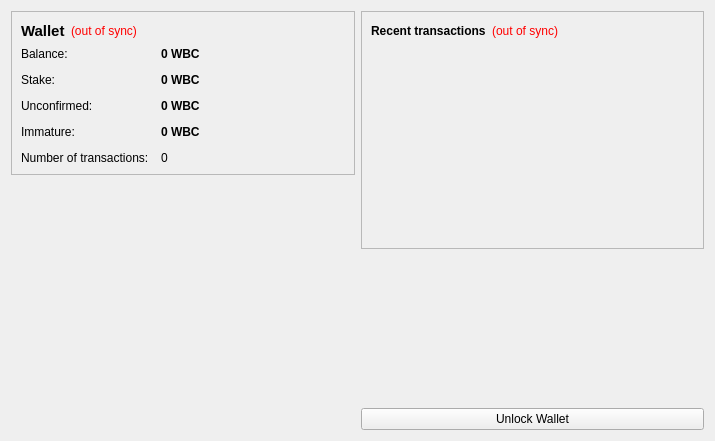
<?xml version="1.0" encoding="UTF-8"?>
<ui version="4.0">
 <class>OverviewPage</class>
 <widget class="QWidget" name="OverviewPage">
  <property name="geometry">
   <rect>
    <x>0</x>
    <y>0</y>
    <width>715</width>
    <height>441</height>
   </rect>
  </property>
  <property name="windowTitle">
   <string>Form</string>
  </property>
  <layout class="QHBoxLayout" name="horizontalLayout" stretch="1,1">
   <item>
    <layout class="QVBoxLayout" name="verticalLayout_2">
     <item>
      <widget class="QFrame" name="frame">
       <property name="frameShape">
        <enum>QFrame::StyledPanel</enum>
       </property>
       <property name="frameShadow">
        <enum>QFrame::Raised</enum>
       </property>
       <layout class="QVBoxLayout" name="verticalLayout_4">
        <item>
         <layout class="QHBoxLayout" name="horizontalLayout_4">
          <item>
           <widget class="QLabel" name="label_5">
            <property name="font">
             <font>
              <pointsize>11</pointsize>
              <weight>75</weight>
              <bold>true</bold>
             </font>
            </property>
            <property name="text">
             <string>Wallet</string>
            </property>
           </widget>
          </item>
          <item>
           <widget class="QLabel" name="labelWalletStatus">
            <property name="toolTip">
             <string>The displayed information may be out of date. Your wallet automatically synchronizes with the LxcCoin network after a connection is established, but this process has not completed yet.</string>
            </property>
            <property name="styleSheet">
             <string notr="true">QLabel { color: red; }</string>
            </property>
            <property name="text">
             <string notr="true">(out of sync)</string>
            </property>
            <property name="alignment">
             <set>Qt::AlignLeading|Qt::AlignLeft|Qt::AlignVCenter</set>
            </property>
           </widget>
          </item>
          <item>
           <spacer name="horizontalSpacer_2">
            <property name="orientation">
             <enum>Qt::Horizontal</enum>
            </property>
            <property name="sizeHint" stdset="0">
             <size>
              <width>40</width>
              <height>20</height>
             </size>
            </property>
           </spacer>
          </item>
         </layout>
        </item>
        <item>
         <layout class="QFormLayout" name="formLayout_2">
          <property name="fieldGrowthPolicy">
           <enum>QFormLayout::AllNonFixedFieldsGrow</enum>
          </property>
          <property name="horizontalSpacing">
           <number>12</number>
          </property>
          <property name="verticalSpacing">
           <number>12</number>
          </property>
          <item row="0" column="0">
           <widget class="QLabel" name="label">
            <property name="text">
             <string>Balance:</string>
            </property>
           </widget>
          </item>
          <item row="0" column="1">
           <widget class="QLabel" name="labelBalance">
            <property name="font">
             <font>
              <weight>75</weight>
              <bold>true</bold>
             </font>
            </property>
            <property name="cursor">
             <cursorShape>IBeamCursor</cursorShape>
            </property>
            <property name="toolTip">
             <string>Your current balance</string>
            </property>
            <property name="text">
             <string notr="true">0 WBC</string>
            </property>
            <property name="textInteractionFlags">
             <set>Qt::LinksAccessibleByMouse|Qt::TextSelectableByKeyboard|Qt::TextSelectableByMouse</set>
            </property>
           </widget>
          </item>
          <item row="1" column="0">
           <widget class="QLabel" name="label_6">
            <property name="text">
             <string>Stake:</string>
            </property>
           </widget>
          </item>
          <item row="1" column="1">
           <widget class="QLabel" name="labelStake">
            <property name="font">
             <font>
              <weight>75</weight>
              <bold>true</bold>
             </font>
            </property>
            <property name="cursor">
             <cursorShape>IBeamCursor</cursorShape>
            </property>
            <property name="toolTip">
             <string>Total of coins that was staked, and do not yet count toward the current balance</string>
            </property>
            <property name="text">
             <string notr="true">0 WBC</string>
            </property>
            <property name="textInteractionFlags">
             <set>Qt::LinksAccessibleByMouse|Qt::TextSelectableByKeyboard|Qt::TextSelectableByMouse</set>
            </property>
           </widget>
          </item>
          <item row="2" column="0">
           <widget class="QLabel" name="label_3">
            <property name="text">
             <string>Unconfirmed:</string>
            </property>
           </widget>
          </item>
          <item row="2" column="1">
           <widget class="QLabel" name="labelUnconfirmed">
            <property name="font">
             <font>
              <weight>75</weight>
              <bold>true</bold>
             </font>
            </property>
            <property name="cursor">
             <cursorShape>IBeamCursor</cursorShape>
            </property>
            <property name="toolTip">
             <string>Total of transactions that have yet to be confirmed, and do not yet count toward the current balance</string>
            </property>
            <property name="text">
             <string notr="true">0 WBC</string>
            </property>
            <property name="textInteractionFlags">
             <set>Qt::LinksAccessibleByMouse|Qt::TextSelectableByKeyboard|Qt::TextSelectableByMouse</set>
            </property>
           </widget>
          </item>
          <item row="3" column="0">
           <widget class="QLabel" name="labelImmatureText">
            <property name="text">
             <string>Immature:</string>
            </property>
           </widget>
          </item>
          <item row="3" column="1">
           <widget class="QLabel" name="labelImmature">
            <property name="font">
             <font>
              <weight>75</weight>
              <bold>true</bold>
             </font>
            </property>
            <property name="toolTip">
             <string>Mined balance that has not yet matured</string>
            </property>
            <property name="text">
             <string notr="true">0 WBC</string>
            </property>
            <property name="textInteractionFlags">
             <set>Qt::LinksAccessibleByMouse|Qt::TextSelectableByKeyboard|Qt::TextSelectableByMouse</set>
            </property>
           </widget>
          </item>
          <item row="4" column="0">
           <widget class="QLabel" name="label_2">
            <property name="text">
             <string>Number of transactions:</string>
            </property>
           </widget>
          </item>
          <item row="4" column="1">
           <widget class="QLabel" name="labelNumTransactions">
            <property name="toolTip">
             <string>Total number of transactions in wallet</string>
            </property>
            <property name="text">
             <string notr="true">0</string>
            </property>
           </widget>
          </item>
         </layout>
        </item>
       </layout>
      </widget>
     </item>
     <item>
      <spacer name="verticalSpacer">
       <property name="orientation">
        <enum>Qt::Vertical</enum>
       </property>
       <property name="sizeHint" stdset="0">
        <size>
         <width>20</width>
         <height>40</height>
        </size>
       </property>
      </spacer>
     </item>
     <item>
      <widget class="QLabel" name="label_6">
       <property name="text">
        <string/>
       </property>
       <property name="pixmap">
        <pixmap resource="../bitcoin.qrc">:/images/backg</pixmap>
       </property>
       <property name="scaledContents">
        <bool>false</bool>
       </property>
       <property name="alignment">
        <set>Qt::AlignCenter</set>
       </property>
       <property name="margin">
        <number>-2</number>
       </property>
      </widget>
     </item>
    </layout>
   </item>
   <item>
    <layout class="QVBoxLayout" name="verticalLayout_3">
     <item>
      <widget class="QFrame" name="frame_2">
       <property name="frameShape">
        <enum>QFrame::StyledPanel</enum>
       </property>
       <property name="frameShadow">
        <enum>QFrame::Raised</enum>
       </property>
       <layout class="QVBoxLayout" name="verticalLayout">
        <item>
         <layout class="QHBoxLayout" name="horizontalLayout_2">
          <item>
           <widget class="QLabel" name="label_4">
            <property name="text">
             <string>&lt;b&gt;Recent transactions&lt;/b&gt;</string>
            </property>
           </widget>
          </item>
          <item>
           <widget class="QLabel" name="labelTransactionsStatus">
            <property name="toolTip">
             <string>The displayed information may be out of date. Your wallet automatically synchronizes with the LxcCoin network after a connection is established, but this process has not completed yet.</string>
            </property>
            <property name="styleSheet">
             <string notr="true">QLabel { color: red; }</string>
            </property>
            <property name="text">
             <string notr="true">(out of sync)</string>
            </property>
            <property name="alignment">
             <set>Qt::AlignRight|Qt::AlignTrailing|Qt::AlignVCenter</set>
            </property>
           </widget>
          </item>
          <item>
           <spacer name="horizontalSpacer">
            <property name="orientation">
             <enum>Qt::Horizontal</enum>
            </property>
            <property name="sizeHint" stdset="0">
             <size>
              <width>40</width>
              <height>20</height>
             </size>
            </property>
           </spacer>
          </item>
         </layout>
        </item>
        <item>
         <widget class="QListView" name="listTransactions">
          <property name="styleSheet">
           <string notr="true">QListView { background: transparent; }</string>
          </property>
          <property name="frameShape">
           <enum>QFrame::NoFrame</enum>
          </property>
          <property name="verticalScrollBarPolicy">
           <enum>Qt::ScrollBarAlwaysOff</enum>
          </property>
          <property name="horizontalScrollBarPolicy">
           <enum>Qt::ScrollBarAlwaysOff</enum>
          </property>
          <property name="selectionMode">
           <enum>QAbstractItemView::NoSelection</enum>
          </property>
         </widget>
        </item>
       </layout>
      </widget>
     </item>
     <item>
      <spacer name="verticalSpacer_2">
       <property name="orientation">
        <enum>Qt::Vertical</enum>
       </property>
       <property name="sizeHint" stdset="0">
        <size>
         <width>20</width>
         <height>40</height>
        </size>
       </property>
      </spacer>
     </item>
     <item>
      <widget class="QPushButton" name="unlockWalletButton">
       <property name="text">
        <string>Unlock Wallet</string>
       </property>
      </widget>
     </item>
    </layout>
   </item>
  </layout>
 </widget>
 <resources>
  <include location="../bitcoin.qrc"/>
 </resources>
 <connections/>
</ui>
